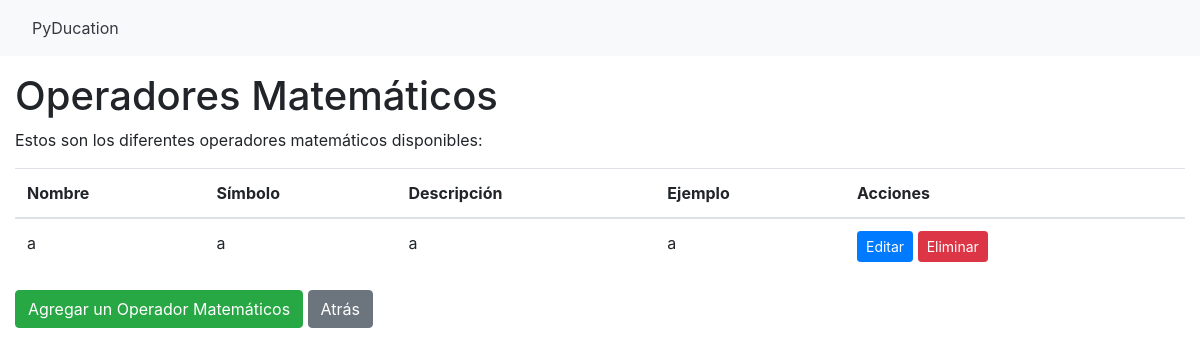
Before: /math_operators/ with the older database file.
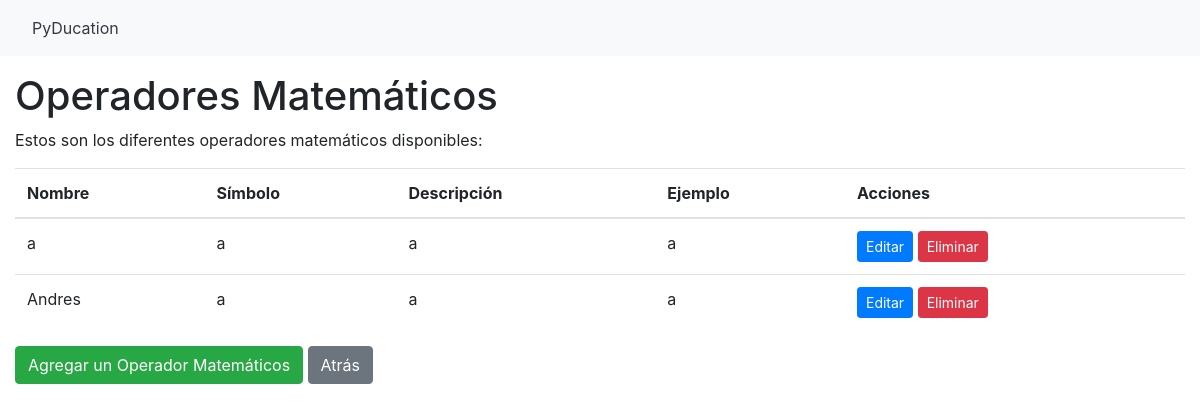
After: the same page with the newer database file.
### blog/models.py (models this page shows)
class MathOperator(models.Model):
    name = models.CharField(max_length=50)
    symbol = models.CharField(max_length=10)
    description = models.TextField(blank=True, null=True)
    example = models.CharField(max_length=50, blank=True, null=True)
    math_operator_created_by = models.ForeignKey(
        User,
        on_delete=models.CASCADE,
        related_name='math_operators_create',
        null=True,
        blank=True,
        default=None,
    )

### blog/views.py (the view)
# urls.py: path('math_operators/', MathOperatorListView.as_view(), name='math_operator_list'),
class MathOperatorListView(ListView):
    model = MathOperator
    template_name = 'math_operators/math_operator_list.html'
    context_object_name = 'math_operators'

### PyDucation/templates/math_operators/math_operator_list.html
{% extends 'PyDucation/base.html' %}
{% block content %}
  <h1>Operadores Matemáticos</h1>
  <p>Estos son los diferentes operadores matemáticos disponibles:</p>
  <table class="table">
    <thead>
      <tr>
        <th>Nombre</th>
        <th>Símbolo</th>
        <th>Descripción</th>
        <th>Ejemplo</th>
        <th>Acciones</th>
      </tr>
    </thead>
    <tbody>
      {% for math_operator in math_operators %}
      <tr>
        <td>{{ math_operator.name }}</td>
        <td>{{ math_operator.symbol }}</td>
        <td>{{ math_operator.description }}</td>
        <td>{{ math_operator.example }}</td>
        <td>
          <a href="{% url 'math_operator_update' math_operator.pk %}" class="btn btn-primary btn-sm">Editar</a>
          <a href="{% url 'math_operator_delete' math_operator.pk %}" class="btn btn-danger btn-sm">Eliminar</a>
        </td>
      </tr>
      {% empty %}
      <tr>
        <td colspan="5">No math operators found.</td>
      </tr>
      {% endfor %}
    </tbody>
  </table>
  <a href="{% url 'math_operator_create' %}" class="btn btn-success">Agregar un Operador Matemáticos</a>
  <a href="{% url 'pyducation' %}" class="btn btn-secondary">Atrás</a>
{% endblock %}

Changed rows visible on the page:
added MathOperator: name "Andres", symbol "a", description "a", example "a"
